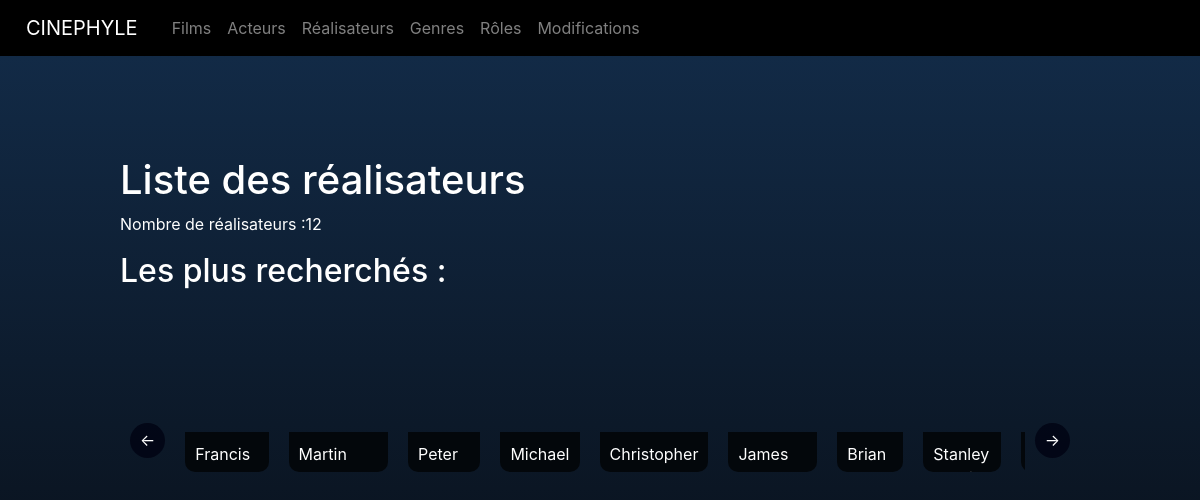
The app's page /appli/index.php?action=listReals with its own data.
### tables this page shows
CREATE TABLE IF NOT EXISTS `realisateur` (
  `id_real` int NOT NULL AUTO_INCREMENT,
  `id_personne` int NOT NULL,
  PRIMARY KEY (`id_real`),
  KEY `id_personne` (`id_personne`),
  CONSTRAINT `realisateur_ibfk_1` FOREIGN KEY (`id_personne`) REFERENCES `personne` (`id_personne`)
);

### appli/controller/RealController.php (called while the page is built, shortened)
<?php
class RealController {
    public function listReals() {
        $pdo = Connect::seConnecter();
        $requete = $pdo->query("
            SELECT id_real,
            CONCAT (
                prenom, ' ', nom
                ) AS nom
            FROM realisateur
            INNER JOIN personne on realisateur.id_personne = personne.id_personne
        ");
        require "view/Réalisateurs/listReals.php";
    }
}

### appli/view/Réalisateurs/listReals.php (the view, shortened to what this page needs)
<?php
$titre_secondaire = "Liste des réalisateurs";
?>
<h1><?= $titre_secondaire ?></h1>
<p >Nombre de réalisateurs :<?= $requete->rowCount() ?> </p>
<h2>Les plus recherchés :</h2>
<div class="wrapList">
    <button class="scrollButton" onclick="scrollFilms('left')">←</button>
    <div class="filmContainer">
        <div class="filmList">
            <?php
            foreach($requete->fetchAll() as $real) { ?>
                <div class="filmCard">
                    <a class="filmLink" href="index.php?action=detailsReal&id=<?= $real['id_real']?>">
                    <div class="filmTitle">
                        <?= $real['nom']?>
                    </div>
                </div>
            <?php } ?>
        </div>
    </div>
    <button class="scrollButton" onclick="scrollFilms('right')">→</button>
</div>
<?php
require "view/template.php" ;

### appli/public/css/main.css (style rules this page uses)
* { padding: 0; margin: 0; vertical-align: top; box-sizing: border-box; font-family: 'Inter', sans-serif;; }
a { color: #ffffff; }
.wrapList { display: flex; flex-direction: row; padding-top: 100px; align-items: center; width: 100%; }
.filmLink { color: #ffffff; text-decoration: none; }
.filmContainer { display: flex; flex-direction: row; overflow: hidden; scroll-behavior: smooth; }
.filmList { display: flex; flex-direction: row; transition: 1s; }
.filmCard { transition: 1s; padding: 10px; display: flex; flex-direction: column; justify-content: center; align-items: center; }
.scrollButton { display: flex; background-color: rgba(1, 3, 19, 0.815); color: white; border: none; padding: 10px; margin: 10px; cursor: pointer; height: 35px; border-radius: 25px; align-items: center; }
.filmTitle { display: flex; justify-content: center; width: 100%; height: 40px; padding: 10px; background-color: rgba(0, 0, 0, 0.712); overflow: hidden; transition: 1s; border-radius: 0 0 10px 10px ; }

### records on screen
realisateur: nom "Francis…"
realisateur: nom "Martin…"
realisateur: nom "Peter…"
realisateur: nom "Michael…"
realisateur: nom "Christopher…"
realisateur: nom "James…"
realisateur: nom "Brian…"
realisateur: nom "Stanley…"

### other values on screen
$titre_secondaire "Liste des réalisateurs"
$requete->rowCount() "12"
